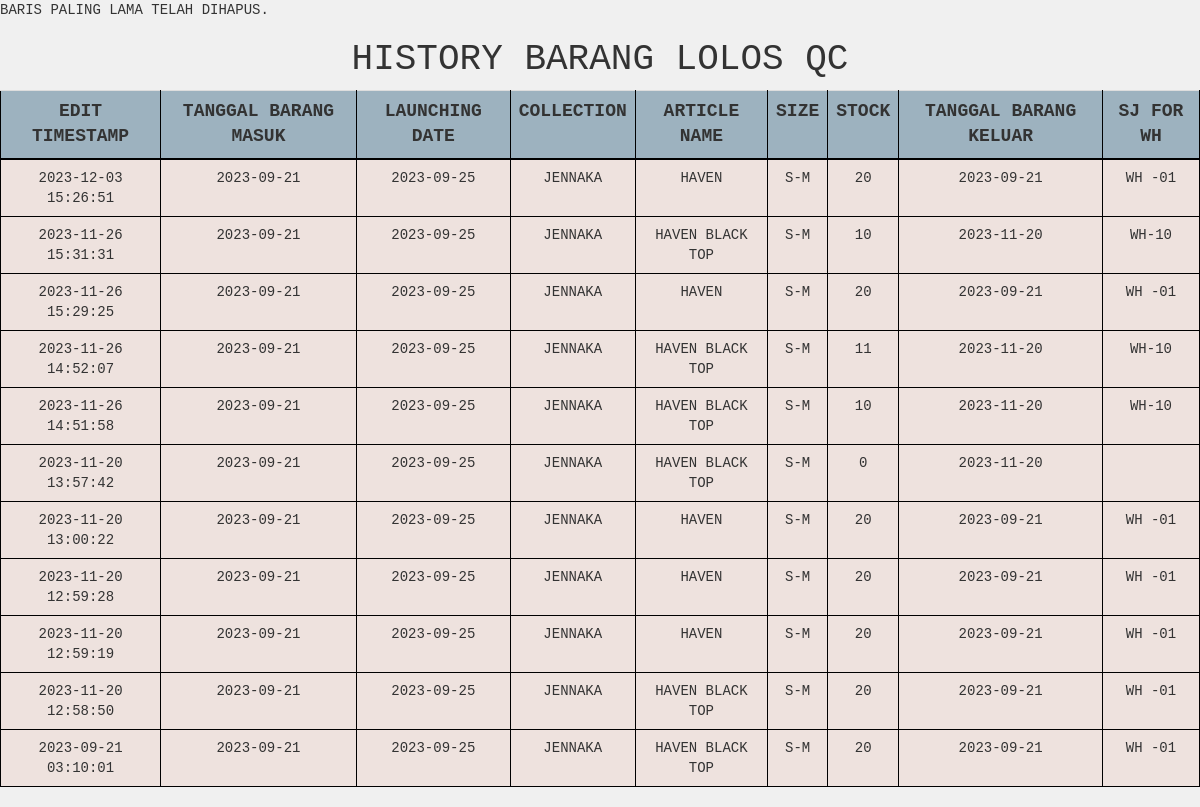
/qc/baranglolosqc/baranglolosqc_history.php (signed in), run on an earlier commit of the app's database.
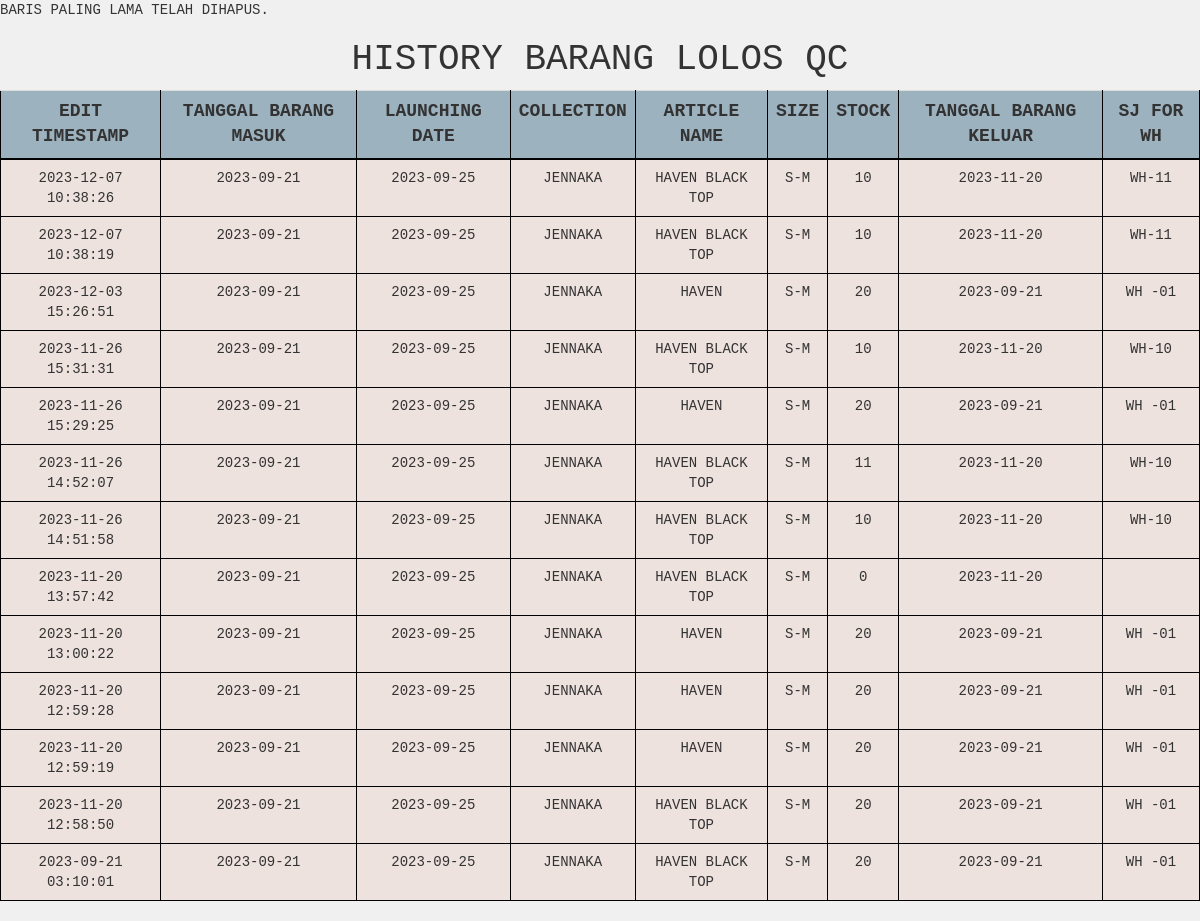
And on a later commit of the database.
### tables this page shows
CREATE TABLE `barang_lolosqc_history` (
  `id` int(25) NOT NULL,
  `idbarang_lolosqc` int(25) NOT NULL,
  `tgl_brg_masuk` date NOT NULL,
  `launching_date` date NOT NULL,
  `collection` varchar(255) NOT NULL,
  `article_name` varchar(255) NOT NULL,
  `size` varchar(15) NOT NULL,
  `stock` int(255) NOT NULL,
  `tgl_brg_keluar` date NOT NULL,
  `sj_for_wh` varchar(255) NOT NULL,
  `idbarang_qc` int(25) NOT NULL,
  `edit_timestamp` timestamp NOT NULL DEFAULT current_timestamp()
);

### qc/baranglolosqc/baranglolosqc_history.php (the view, shortened to what this page needs)
<?php
$servername = "localhost";
$username = "root";
$password = "";
$dbname = "gudangjenna";
$conn = mysqli_connect($servername, $username, $password, $dbname);
$sql = "SELECT * FROM barang_lolosqc_history ORDER BY edit_timestamp DESC";
$result = mysqli_query($conn, $sql);
?>
<!DOCTYPE html>
<html>
<head>
    <link href="../../vendor/css/bootstrap/bootstrap.min.css" rel="stylesheet">
    <link href="../../vendor/css/bootstrap/bootstrap.css" rel="stylesheet">
    <link href="../../vendor/font-awesome/css/font-awesome.min.css" rel="stylesheet" type="text/css">
    <link href="../../css/tabel.css" rel="stylesheet">
</head>
<body>
    <h1 style="text-align: center;">History Barang Lolos QC</h1>
    <table class="table table-hover">
        <tr>
            <th>Edit Timestamp</th>
            <th scope="col">Tanggal Barang Masuk</th>
            <th scope="col">Launching Date</th>
            <th scope="col">Collection</th>
            <th scope="col">Article Name</th>
            <th scope="col">Size</th>
            <th scope="col">Stock</th>
            <th scope="col">Tanggal Barang Keluar</th>
            <th scope="col">SJ For WH</th>
        </tr>
        <?php
        while ($row = mysqli_fetch_assoc($result)) {
            echo "<tr>";
            echo "<td>" . $row['edit_timestamp'] . "</td>";
            echo "<td>" . $row['tgl_brg_masuk'] . "</td>";
            echo "<td>" . $row['launching_date'] . "</td>";
            echo "<td>" . $row['collection'] . "</td>";
            echo "<td>" . $row['article_name'] . "</td>";
            echo "<td>" . $row['size'] . "</td>";
            echo "<td>" . $row['stock'] . "</td>";
            echo "<td>" . $row['tgl_brg_keluar'] . "</td>";
            echo "<td>" . $row['sj_for_wh'] . "</td>";
            echo "</tr>";
        }
        ?>
    </table>
</body>
</html>

What changed in the data, as far as the page shows it:
added barang_lolosqc_history: edit_timestamp "2023-12-07 10:38:26", tgl_brg_masuk "2023-09-21", launching_date "2023-09-25", collection "JENNAKA", article_name "HAVEN BLACK TOP", size "S-M", stock "10", tgl_brg_keluar "2023-11-20", sj_for_wh "WH-11"
added barang_lolosqc_history: edit_timestamp "2023-12-07 10:38:19", tgl_brg_masuk "2023-09-21", launching_date "2023-09-25", collection "JENNAKA", article_name "HAVEN BLACK TOP", size "S-M", stock "10", tgl_brg_keluar "2023-11-20", sj_for_wh "WH-11"
